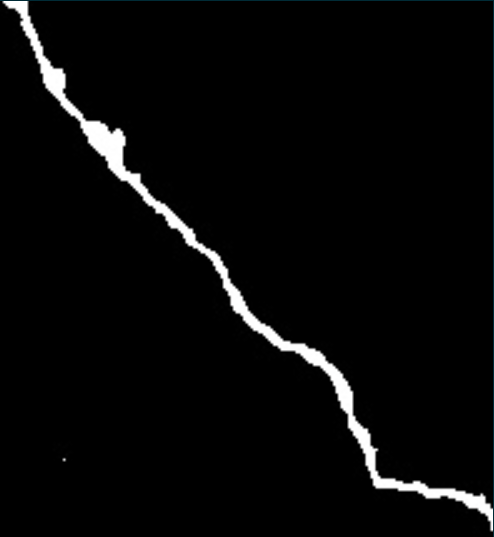
#> input picture data/1.png, 494 x 537 px; its folder holds only this picture in this run
$ python main.py
#> lines starting #> are read from the running program, lines starting #| are printed output that depends on the picture; after the words box and inside, x2 and y2 are one past the last pixel; in counts of white or black regions, pixels touching at a corner belong together
### src/utils.py
import cv2 # OpenCV
import numpy as np
import matplotlib.pyplot as plt
import os
import numpy as np

'''
生成大坝的黑白背景并随机生成噪声
'''

def add_small(w, h):
          root_path = '../noise/small'
          files_list = os.listdir(root_path)
          n = len(files_list)
          k = np.random.randint(0, n)
          img = cv2.imread(os.path.join(root_path, files_list[k]), 0)
          img = cv2.resize(img, (h, w))
          return img

# [8 lines left out: function add_big, not called in this run]

def get_xy(w, h, w1, h1):
          a = w - w1 - 1
          b = h - h1 - 1
          x = np.random.randint(0, a)
          y = np.random.randint(0, b)
          return x, y

def add_noise(img):
          '''
          函数功能: 为img添加噪声
          img: 输入图像
          '''
          w = img.shape[1]
          h = img.shape[0]
          # 小噪点添加
          count = np.random.randint(10, 200)
          for _ in range(0, count):
                    w1 = np.random.randint(5, 10)
                    h1 = np.random.randint(5, 10)
                    x, y = get_xy(w, h, w1, h1)
                    img[x:x+w1, y:y+h1] = add_small(w1, h1)
          # 方形噪声添加
          count = np.random.randint(1, 5)
          for _ in range(0, count):
                    w1 = np.random.randint(20, 40)
                    h1 = np.random.randint(20, 40)
                    x, y = get_xy(w, h, w1, h1)
                    img[x:x+w1, y:y+h1] = add_small(w1, h1)
          # 长形噪声添加
          count = np.random.randint(1, 5)
          for _ in range(0, count):
                    w1 = np.random.randint(5, 10)
                    h1 = np.random.randint(20, 40)
                    x, y = get_xy(w, h, w1, h1)
                    img[x:x+w1, y:y+h1] = add_small(w1, h1)
          # 扁形噪声添加
          count = np.random.randint(1, 5)
          for _ in range(0, count):
                    w1 = np.random.randint(20, 40)
                    h1 = np.random.randint(5, 10)
                    x, y = get_xy(w, h, w1, h1)
                    img[x:x+w1, y:y+h1] = add_small(w1, h1)
          return img

def add_obj(background, img, x, y):
    ''''
    函数功能:将裂缝img融合到background上去
    background: 背景图像
    img: 要融合的裂缝图像
    x,y: 要融合到的位置
    '''
    bg = background.copy()
    h_bg, w_bg = bg.shape[0], bg.shape[1]
    h, w = img.shape[0], img.shape[1]
    # Calculating coordinates of the top left corner of the object image to the background
    x_tl = x - int(w/2)
    y_tl = y - int(h/2)
    # Calculating coordinates of the bottom right corner of the object image to the background
    x_br = x + int(w/2)
    y_br = y + int(h/2)

    w1 = x_br - x_tl
    h1 = y_br - y_tl

    if (x_tl >= 0 and y_tl >= 0) and (x_br < w_bg and y_br < h_bg):
        # bg[y_tl:y_br, x_tl:x_br] = img[0:h1, 0:w1]
        a = bg[y_tl:y_br, x_tl:x_br]
        b = img[0:h1, 0:w1]
        c = np.where(b>50, b, a)
        bg[y_tl:y_br, x_tl:x_br] = c
        bg[bg>50] = 255
        bg[bg<=50] = 0
        return bg, x_tl, y_tl, x_br, y_br
    else:
        return None

def random_xy(a, b, c, d):
    '''
    随机产生一个坐标(x, y): a <= x <= b, c <= y <= d
    '''
    return (np.random.randint(a, b), np.random.randint(c, d))

def max_min(bg_size, tg_size):
    '''
    生成可以随机粘贴的位置范围(a, b, c, d)
    bg_size : 大的(x, y)
    tg_size : 小的(x, y)
    '''
    a = int((tg_size[0])/2) + 1
    b = int(bg_size[0] - (tg_size[0])/2) - 1
    c = int((tg_size[1])/2) + 1
    d = int(bg_size[1] - (tg_size[1])/2) - 1
    return a, b, c, d

def random_center(bg_size, tg_size):
    a, b, c, d = max_min(bg_size, tg_size)
    return random_xy(a, b, c, d)


def get_newsize(w1, h1, w, h):
    '''
    不使用随机resize,加以限制
    防止裂缝过宽
    '''
    ratio = h1/w1
    w2 = w1
    h2 = h1
    if ratio < 3/4:
        w2 = np.random.randint(150, w-10)
        h2 = np.random.randint(h1, min(h1+50, h-10))
        return w2, h2

    if ratio > 4/3:
        h2 = np.random.randint(150, h-10)
        w2 = np.random.randint(w1, min(w1+50, w-10))
        return w2, h2

    if np.random.random()>0.5:
        w2 = np.random.randint(150, w-10)
    else:
        h2 = np.random.randint(150, h-10)

    if np.random.random()<0.1:
        w2 = w1
        h2 = h1
    return w2, h2

# [35 lines left out: functions merge_two, merge_all, not called in this run]

### src/main.py
import cv2 # OpenCV
import numpy as np
import matplotlib.pyplot as plt
import os
from create_xml import create
from utils import *


'''
生成多裂缝图像样本
'''

root_path = '../data'
save_img_dir = '../crack/img/'
save_lable_dir = '../crack/label/'

files_list = os.listdir(root_path)

result_name = 'img'

# 背景大小默认1024*1024
w, h = 1024, 1024
bg_size = (w, h)

k = 1 # 以当前裂缝为基础生成图像的个数
cnt = 0 # 生成的图像个数计数

n = len(files_list)
for img_name in files_list:
    #  get current crack
    img = cv2.imread(os.path.join(root_path, img_name), 0)
#> img: shape (537, 494); min 0, max 255, mean 8.4

    # generate background
    bg = np.zeros((h, w))
    bg = bg.astype(np.uint8)

    for i in range(k):
        background = bg.copy()
        img1 = img.copy()

        # 翻转变换
        fz = np.random.randint(0, 5)

        if i <= 4:
            fz = i

        if fz == 1:
            img1 = cv2.transpose(img1)
        if fz == 2:
            img1 = cv2.flip(img1, 0)
        if fz == 3:
            img1 = cv2.flip(img1, 1)
        if fz == 4:
            img1 = cv2.flip(img1, -1)


        h1, w1 = img1.shape[0], img1.shape[1]
#> h1 = 537; w1 = 494

        # resize crack
        w2, h2 = get_newsize(w1, h1, w, h)
#> w2 = 342; h2 = 537
        new_size = (w2, h2)
#> new_size = (342, 537)
        img1 = cv2.resize(img1, new_size)
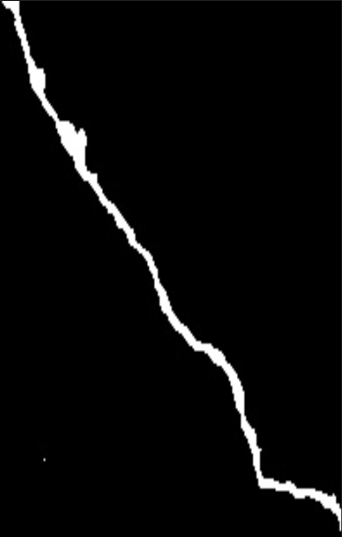
#> img1: shape (537, 342); min 0, max 255, mean 8.4

        # generate the adding center
        center = random_center(bg_size, new_size)
#> center = (531, 278)

        # add crack to background
        result = add_obj(background, img1, center[0], center[1])
#> in add_obj, `bg = background.copy()`: bg: shape (1024, 1024); every value is 0
#> in add_obj, `a = bg[y_tl:y_br, x_tl:x_br]`: a: shape (536, 342); every value is 0
#> in add_obj, `bg[bg>50] = 255`:
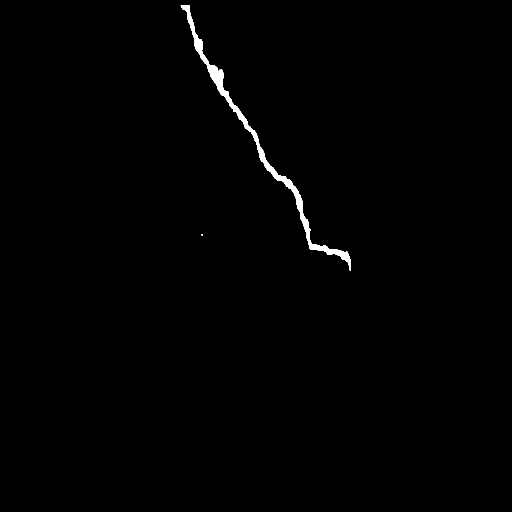
#> bg: shape (1024, 1024) (shown at 1/2 size); 0.66% white; 2 white regions (1 under 20 px), largest, box (x1, y1, x2, y2) and area: (361, 11, 702, 542) 6860
#> result = 5 items

        dectors = []
        if result is not None:
            merge_img = result[0]
            tg_loca = (result[1], result[2], result[3], result[4])
#> tg_loca = (360, 10, 702, 546)
            dectors.append(tg_loca)
            k1 = np.random.randint(1, 5)
            if i <= 4:
                k1 = 0
            for _ in range(k1):
                j = np.random.randint(0, n)
                img2 = cv2.imread(os.path.join(root_path, files_list[j]), 0)
                h3, w3 = img2.shape[0], img2.shape[1]
                # resize crack
                w4, h4 = w2, h2 = get_newsize(w3, h3, w, h)
                new_size1 = (w4, h4)
                img2 = cv2.resize(img2, new_size1)

                # generate the adding center
                center = random_center(bg_size, new_size)

                # add crack to background
                result = add_obj(merge_img, img2, center[0], center[1])

                if result is None:
                    continue

                merge_img = result[0]
                tg_loca = (result[1], result[2], result[3], result[4])
                dectors.append(tg_loca)

        # if result is not None:

        cnt += 1
        img_name = result_name + str(cnt) + '.jpg'
        merge_img = add_noise(merge_img)
#> (the run stopped early here; a loop or call above may not have finished)

$ run again, on data/102.png
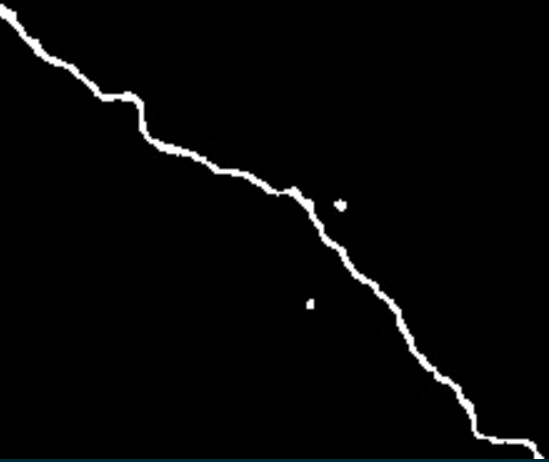
#> input picture data/102.png, 549 x 462 px
#> `img1 = cv2.resize(img1, new_size)`:
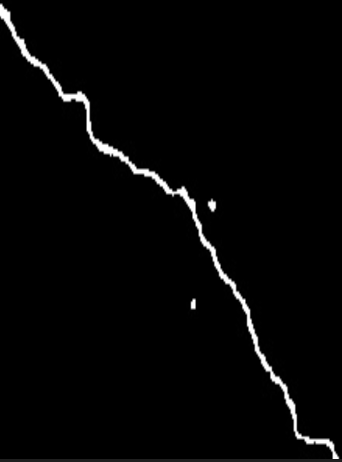
#> img1: shape (462, 342); min 0, max 255, mean 5.6
#> in add_obj, `bg[bg>50] = 255`:
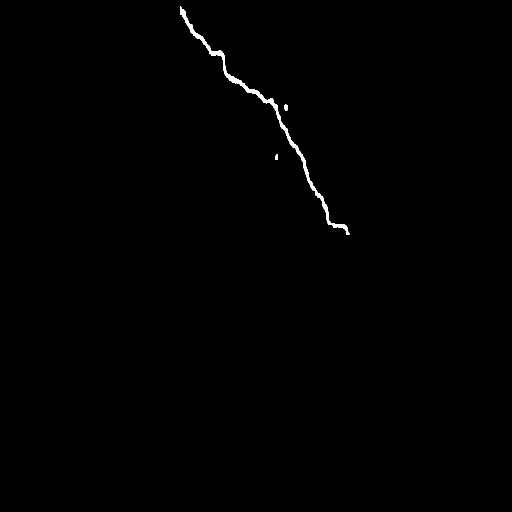
#> bg: shape (1024, 1024) (shown at 1/2 size); 0.4% white; 3 white regions, box (x1, y1, x2, y2) and area: (360, 13, 699, 469) 4024, (568, 208, 576, 222) 81, (550, 308, 556, 320) 60
#> result = 5 items
#> tg_loca = (360, 10, 702, 472)

$ run again, on data/103.png
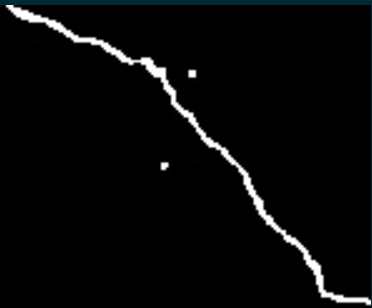
#> input picture data/103.png, 372 x 308 px
#> `img1 = cv2.resize(img1, new_size)`:
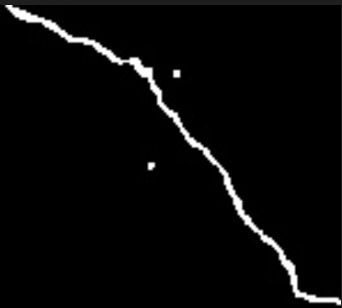
#> img1: shape (308, 342); min 0, max 255, mean 8.1
#> in add_obj, `bg[bg>50] = 255`:
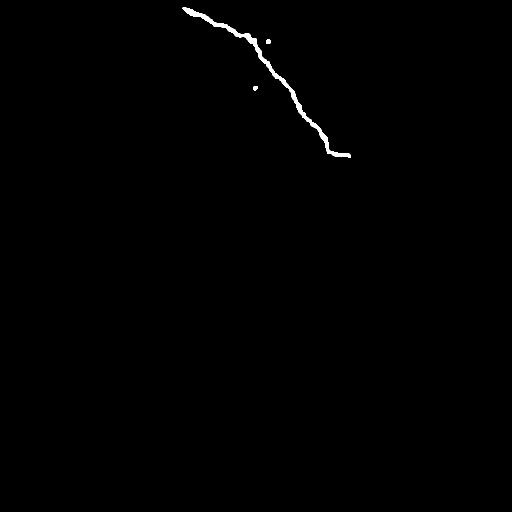
#> bg: shape (1024, 1024) (shown at 1/2 size); 0.37% white; 3 white regions, box (x1, y1, x2, y2) and area: (365, 15, 701, 316) 3753, (533, 79, 541, 88) 69, (507, 172, 516, 181) 68
#> result = 5 items
#> tg_loca = (360, 10, 702, 318)

$ run again, on data/104.png
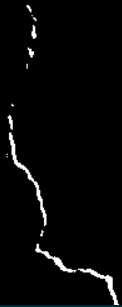
#> input picture data/104.png, 122 x 307 px
#> `img1 = cv2.resize(img1, new_size)`:
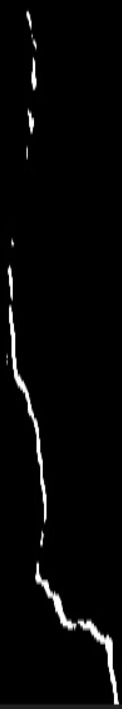
#> img1: shape (709, 122); min 0, max 255, mean 6.8
#> in add_obj, `bg[bg>50] = 255`:
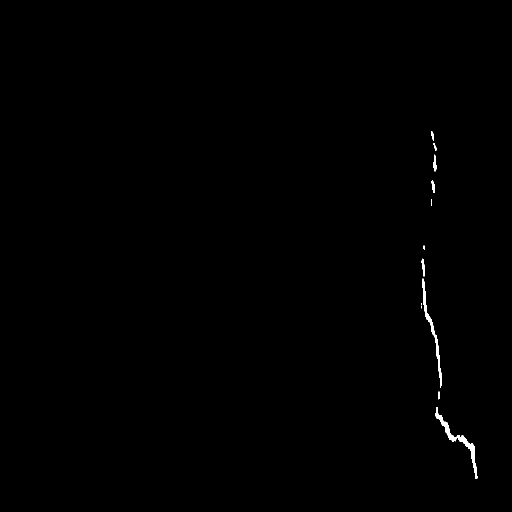
#> bg: shape (1024, 1024) (shown at 1/2 size); 0.28% white; 12 white regions (2 under 20 px), largest, box (x1, y1, x2, y2) and area: (871, 814, 955, 957) 1290, (845, 557, 883, 776) 1020, (867, 309, 873, 343) 146
#> result = 5 items
#> tg_loca = (836, 252, 958, 960)

$ run again, on data/10.png
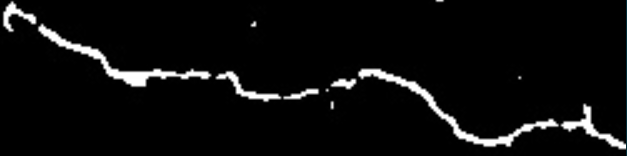
#> input picture data/10.png, 627 x 156 px
#> `img1 = cv2.resize(img1, new_size)`:
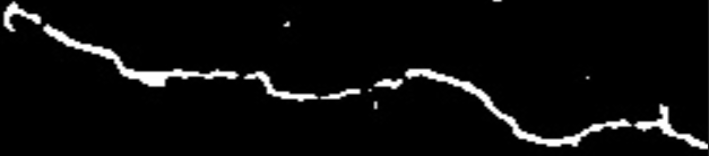
#> img1: shape (156, 709); min 0, max 255, mean 12.3
#> in add_obj, `bg[bg>50] = 255`:
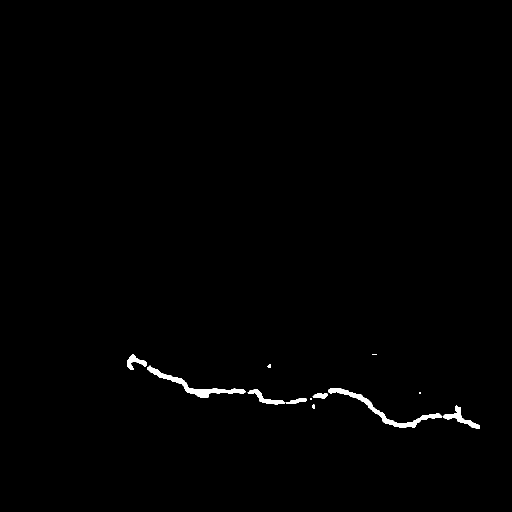
#> bg: shape (1024, 1024) (shown at 1/2 size); 0.64% white; 12 white regions (3 under 20 px), largest, box (x1, y1, x2, y2) and area: (657, 776, 884, 855) 2170, (295, 731, 491, 795) 1976, (885, 811, 960, 858) 846
#> result = 5 items
#> tg_loca = (252, 708, 960, 864)
